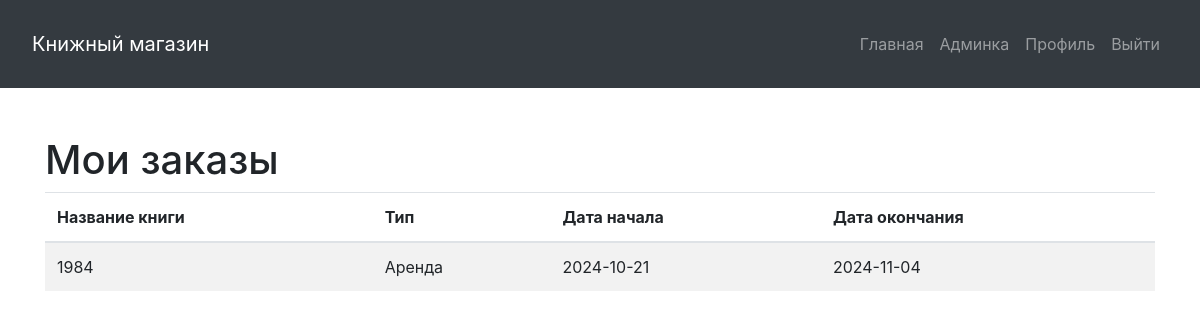
The app's page /profile.php (signed in) with its own data.
### tables this page shows
CREATE TABLE `orders` (
  `id` int NOT NULL AUTO_INCREMENT,
  `user_id` int DEFAULT NULL,
  `book_id` int DEFAULT NULL,
  `type` enum('rent','buy') DEFAULT NULL,
  `duration` enum('2_weeks','1_month','3_months') DEFAULT NULL,
  `start_date` date DEFAULT NULL,
  `end_date` date DEFAULT NULL,
  `price` decimal(10,2) DEFAULT NULL,
  PRIMARY KEY (`id`),
  KEY `user_id` (`user_id`),
  KEY `book_id` (`book_id`),
  CONSTRAINT `orders_ibfk_1` FOREIGN KEY (`user_id`) REFERENCES `users` (`id`),
  CONSTRAINT `orders_ibfk_2` FOREIGN KEY (`book_id`) REFERENCES `books` (`id`)
);

CREATE TABLE `books` (
  `id` int NOT NULL AUTO_INCREMENT,
  `title` varchar(255) NOT NULL,
  `author` varchar(255) NOT NULL,
  `category` varchar(100) DEFAULT NULL,
  `year_published` int DEFAULT NULL,
  `cover_image` varchar(255) DEFAULT NULL,
  `description` text,
  `price` decimal(10,2) DEFAULT NULL,
  `status` enum('available','rented','sold') DEFAULT 'available',
  `created_at` timestamp NULL DEFAULT CURRENT_TIMESTAMP,
  PRIMARY KEY (`id`)
);

### profile.php (the view, shortened to what this page needs)
<?php
include 'db.php';
$user_id = $_SESSION['user_id'];
$stmt = $pdo->prepare("SELECT books.title, orders.type, orders.start_date, orders.end_date
                       FROM orders
                       JOIN books ON orders.book_id = books.id
                       WHERE orders.user_id = :user_id");
$stmt->bindParam(':user_id', $user_id);
$stmt->execute();
$orders = $stmt->fetchAll();
?>
<!DOCTYPE html>
<html lang="ru">
<head>
    <link rel="stylesheet" href="https://maxcdn.bootstrapcdn.com/bootstrap/4.5.2/css/bootstrap.min.css">
</head>
<body>
<?php include 'header.php'; ?>
<div class="container mt-5">
    <h1>Мои заказы</h1>
    <table class="table table-striped">
        <thead>
            <tr>
                <th>Название книги</th>
                <th>Тип</th>
                <th>Дата начала</th>
                <th>Дата окончания</th>
            </tr>
        </thead>
        <tbody>
            <?php foreach ($orders as $order): ?>
            <tr>
                <td><?= $order['title'] ?></td>
                <td><?= $order['type'] === 'rent' ? 'Аренда' : 'Покупка' ?></td>
                <td><?= $order['start_date'] ?></td>
                <td><?= $order['end_date'] ?? 'Не применимо' ?></td>
            </tr>
            <?php endforeach; ?>
        </tbody>
    </table>
</div>
</body>
</html>

### records on screen
orders: book.title "1984", type "Аренда", start_date "2024-10-21", end_date "2024-11-04"
